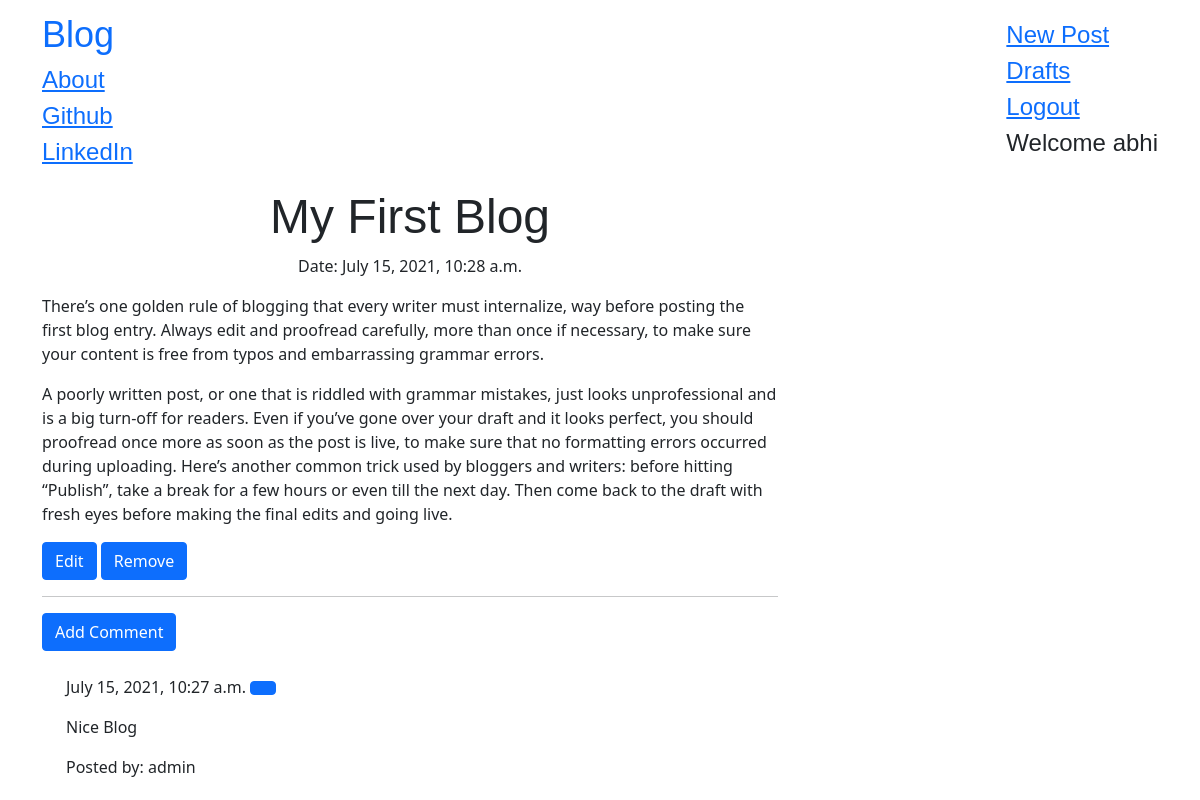
Page /post/11/ (signed in) on the committed database.
### blog/models.py (models this page shows, shortened)
class Post(models.Model):
    author=models.ForeignKey('auth.user',on_delete=models.CASCADE)
    title=models.CharField(max_length=200)
    text=models.TextField()
    created_date=models.DateTimeField(default=timezone.now)
    published_date=models.DateTimeField(blank=True,null=True)

class Comment(models.Model):
    post=models.ForeignKey('blog.Post',related_name='comments',on_delete=models.CASCADE)
    author=models.CharField(max_length=200)
    text=models.TextField()
    created_date=models.DateTimeField(default=timezone.now())
    approved_comment=models.BooleanField(default=False)

### blog/views.py (the view)
# urls.py: path('post/<int:pk>/',views.PostDetailView.as_view(),name='post_detail'),
class PostDetailView(DetailView):
    model = Post

### blog/templates/blog/post_detail.html (shortened to what this page needs)
{% extends "blog/base.html" %}
{%block content%}
    <h1 class="posttitle">{{post.title}}</h1>
    {%if post.published_date%}
    <div class="date postdate">
        Date:
        {{post.published_date}}
    </div>
    {%else%}
        <a class="btn btn-default" href="{% url 'post_publish' pk=post.pk%}">Publish</a>
    {%endif%}
    <p class="postcontent">{{post.text|safe|linebreaksbr}}</p>
    {%if user.is_authenticated%}
        <a class="btn btn-primary" href="{% url 'post_edit' pk=post.pk%}">
            <span class="glyphicon glyphicon-remove">Edit</span>
        </a>
        <a class="btn btn-primary" href="{% url 'post_remove' pk=post.pk%}">
            <span class="glyphicon glyphicon-remove">Remove</span>
        </a>
    {%endif%}
    <hr>
    <a href="{%url 'add_comment_to_post' pk=post.pk%}" class="btn btn-primary"%}>Add Comment</a>
    <div class="container">
        {%for comment in post.comments.all%}
            <br>
            {%if user.is_authenticated or comment.approved_comment%}
                {{comment.created_date}}
                {%if not comment_approved_comment%}
                    <a class="btn btn-primary" href="{% url 'comment_approve' pk=comment.pk%}">
                    </a>
                    <a class="btn btn-default" href="{% url 'comment_remove' pk=comment.pk%}">
                    </a>
                {%endif%}
                <p>{{comment.text|safe|linebreaks}}</p>
                <p>Posted by: {{comment.author}}</p>
            {%endif%}
            {%empty%} <p>No Comments</p>
        {%endfor%}
    </div>
{%endblock%}

### blog/templates/blog/base.html (shortened to what this page needs)
<!doctype html>
<html lang="en">
  {%load static%}
  <head>
    <link href="https://cdn.jsdelivr.net/npm/bootstrap@5.0.0-beta2/dist/css/bootstrap.min.css" rel="stylesheet">
    <link rel="stylesheet" href="//cdn.jsdelivr.net/npm/medium-editor@latest/dist/css/medium-editor.min.css" type="text/css" media="screen" charset="utf-8">
  </head>
  <body class="loader">
    <nav class="navbar navbar-default techfont custom-navbar">
        <div class="container">
            <ul class="nav navbar-nav">
                <li><a class="navbar-brand bigbrand" href="{%url 'post_list'%}">Blog</a></li>
                <li><a href="{% url 'about'%}">About</a></li>
                <li><a href="https://www.github.com">Github</a></li>
                <li><a href="https://linkedin.com">LinkedIn</a></li>
            </ul>
            <ul class="nav navbar-nav navbar-right">
                {% if user.is_authenticated%}
                <li><a href="{%url 'post_new'%}">New Post</a></li>
                <li><a href="{%url 'post_draft_list'%}">Drafts</a></li>
                <li><a href="{%url 'logout'%}">Logout</a></li>
                <li><a>Welcome {{user.username}}</a></li>
                {%else%} <li><a class='nav navbar-right' href="{% url 'login' %}" ><span class="glyphicon glyphicon-user" aria-hidden="true">Login</span></a></li>
                {%endif%}
            </ul>
        </div>
    </nav>
    <div class="content container">
        <div class="row">
            <div class="col-md-8">
                <div class="blog_posts">
                    {%block content%}
                    {%endblock%}
                </div>
            </div>
        </div>
    </div>
  </body>
</html>

### blog/static/css/blog.css (style rules this page uses)
.techfont { font-family: 'Russo One', sans-serif; font-size: 1.5em; margin-bottom: 10px; }
.postdate { text-align: center; }
.posttitle { font-family: 'Russo One', sans-serif; font-size: 3em; text-align: center; }
.postcontent { font-family: 'Montserrat'; font-size: 1.5em; }
.bigbrand { font-size: 1.5em; }
.loader { filter:hue-rotate(0deg); color: linear-gradient(45deg,#0f8,#08f); animation:hue 5000ms infinite linear; }

### rows in the picture
Post: title "My First Blog", published_date "July 15, 2021, 10:28 a.m.", text "There’s one golden rule of blogging that every writer must internalize, way before posting the first blog entry. Always edit and proofread carefully, more than once if necessary, to make sure your content is free from typos and embarrassing grammar errors. A poorly written post, or one that is riddled with grammar mistakes, just looks unprofessional and is a big turn-off for readers. Even if you’ve gone over your draft and it looks perfect, you should proofread once more as soon as the post is live, to make sure that no formatting errors occurred during uploading. Here’s another common trick used by bloggers and writers: before hitting “Publish”, take a break for a few hours or even till…"
Comment: created_date "July 15, 2021, 10:27 a.m.", text "Nice Blog", author "admin"

### other values in the picture
{{ user.username }} "abhi"
